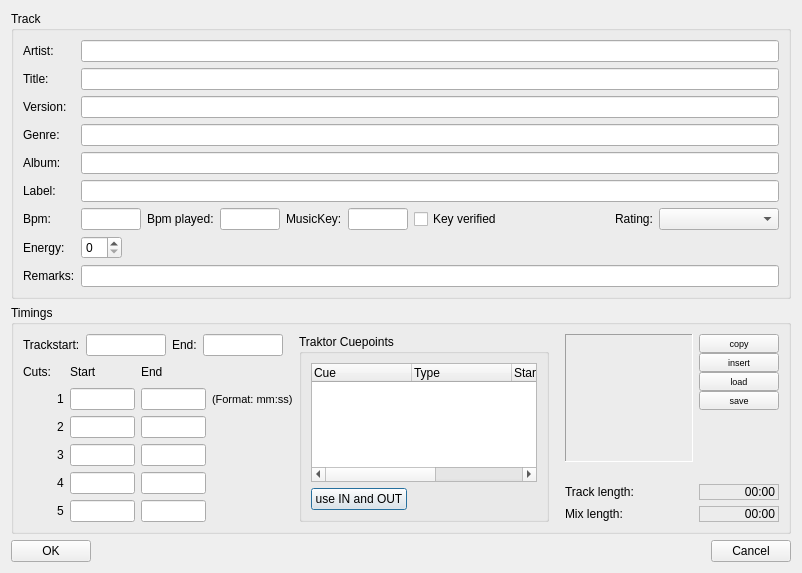
<?xml version="1.0" encoding="UTF-8"?>
<ui version="4.0">
 <class>playlistEditClass</class>
 <widget class="QDialog" name="playlistEditClass">
  <property name="geometry">
   <rect>
    <x>0</x>
    <y>0</y>
    <width>802</width>
    <height>556</height>
   </rect>
  </property>
  <property name="windowTitle">
   <string>Edit Playlist Track</string>
  </property>
  <property name="sizeGripEnabled">
   <bool>false</bool>
  </property>
  <layout class="QVBoxLayout" name="verticalLayout_4">
   <item>
    <widget class="QGroupBox" name="groupBox_2">
     <property name="title">
      <string>Track</string>
     </property>
     <layout class="QVBoxLayout" name="verticalLayout">
      <item>
       <layout class="QFormLayout" name="formLayout">
        <property name="fieldGrowthPolicy">
         <enum>QFormLayout::ExpandingFieldsGrow</enum>
        </property>
        <item row="0" column="0">
         <widget class="QLabel" name="label">
          <property name="text">
           <string>Artist:</string>
          </property>
         </widget>
        </item>
        <item row="0" column="1">
         <widget class="QLineEdit" name="artist"/>
        </item>
        <item row="1" column="0">
         <widget class="QLabel" name="label_2">
          <property name="text">
           <string>Title:</string>
          </property>
         </widget>
        </item>
        <item row="1" column="1">
         <widget class="QLineEdit" name="title"/>
        </item>
        <item row="2" column="0">
         <widget class="QLabel" name="label_3">
          <property name="text">
           <string>Version:</string>
          </property>
         </widget>
        </item>
        <item row="2" column="1">
         <widget class="QLineEdit" name="version"/>
        </item>
        <item row="3" column="0">
         <widget class="QLabel" name="label_4">
          <property name="text">
           <string>Genre:</string>
          </property>
         </widget>
        </item>
        <item row="3" column="1">
         <widget class="QLineEdit" name="genre"/>
        </item>
        <item row="4" column="0">
         <widget class="QLabel" name="label_5">
          <property name="text">
           <string>Album:</string>
          </property>
         </widget>
        </item>
        <item row="4" column="1">
         <widget class="QLineEdit" name="album"/>
        </item>
        <item row="5" column="0">
         <widget class="QLabel" name="label_6">
          <property name="text">
           <string>Label:</string>
          </property>
         </widget>
        </item>
        <item row="5" column="1">
         <widget class="QLineEdit" name="labelName"/>
        </item>
        <item row="6" column="0">
         <widget class="QLabel" name="label_7">
          <property name="text">
           <string>Bpm:</string>
          </property>
         </widget>
        </item>
        <item row="6" column="1">
         <layout class="QHBoxLayout" name="horizontalLayout">
          <item>
           <widget class="QLineEdit" name="bpm">
            <property name="maximumSize">
             <size>
              <width>60</width>
              <height>16777215</height>
             </size>
            </property>
           </widget>
          </item>
          <item>
           <widget class="QLabel" name="label_24">
            <property name="text">
             <string>Bpm played:</string>
            </property>
           </widget>
          </item>
          <item>
           <widget class="QLineEdit" name="bpmPlayed">
            <property name="maximumSize">
             <size>
              <width>60</width>
              <height>16777215</height>
             </size>
            </property>
           </widget>
          </item>
          <item>
           <widget class="QLabel" name="label_8">
            <property name="text">
             <string>MusicKey:</string>
            </property>
           </widget>
          </item>
          <item>
           <widget class="QLineEdit" name="musicKey">
            <property name="maximumSize">
             <size>
              <width>60</width>
              <height>16777215</height>
             </size>
            </property>
           </widget>
          </item>
          <item>
           <widget class="QCheckBox" name="keyVerified">
            <property name="text">
             <string>Key verified</string>
            </property>
           </widget>
          </item>
          <item>
           <spacer name="horizontalSpacer">
            <property name="orientation">
             <enum>Qt::Horizontal</enum>
            </property>
            <property name="sizeHint" stdset="0">
             <size>
              <width>40</width>
              <height>20</height>
             </size>
            </property>
           </spacer>
          </item>
          <item>
           <widget class="QLabel" name="label_10">
            <property name="text">
             <string>Rating:</string>
            </property>
           </widget>
          </item>
          <item>
           <widget class="QComboBox" name="rating">
            <property name="sizePolicy">
             <sizepolicy hsizetype="Expanding" vsizetype="Maximum">
              <horstretch>0</horstretch>
              <verstretch>0</verstretch>
             </sizepolicy>
            </property>
            <property name="minimumSize">
             <size>
              <width>120</width>
              <height>0</height>
             </size>
            </property>
            <property name="iconSize">
             <size>
              <width>96</width>
              <height>16</height>
             </size>
            </property>
            <item>
             <property name="text">
              <string/>
             </property>
             <property name="icon">
              <iconset resource="../../resources.qrc">
               <normaloff>:/bewertung/resources/sterne-unbewertet.png</normaloff>:/bewertung/resources/sterne-unbewertet.png</iconset>
             </property>
            </item>
            <item>
             <property name="text">
              <string/>
             </property>
             <property name="icon">
              <iconset resource="../../resources.qrc">
               <normaloff>:/bewertung/resources/sterne1.png</normaloff>:/bewertung/resources/sterne1.png</iconset>
             </property>
            </item>
            <item>
             <property name="text">
              <string/>
             </property>
             <property name="icon">
              <iconset resource="../../resources.qrc">
               <normaloff>:/bewertung/resources/sterne2.png</normaloff>:/bewertung/resources/sterne2.png</iconset>
             </property>
            </item>
            <item>
             <property name="text">
              <string/>
             </property>
             <property name="icon">
              <iconset resource="../../resources.qrc">
               <normaloff>:/bewertung/resources/sterne3.png</normaloff>:/bewertung/resources/sterne3.png</iconset>
             </property>
            </item>
            <item>
             <property name="text">
              <string/>
             </property>
             <property name="icon">
              <iconset resource="../../resources.qrc">
               <normaloff>:/bewertung/resources/sterne4.png</normaloff>:/bewertung/resources/sterne4.png</iconset>
             </property>
            </item>
            <item>
             <property name="text">
              <string/>
             </property>
             <property name="icon">
              <iconset resource="../../resources.qrc">
               <normaloff>:/bewertung/resources/sterne5.png</normaloff>:/bewertung/resources/sterne5.png</iconset>
             </property>
            </item>
            <item>
             <property name="text">
              <string/>
             </property>
             <property name="icon">
              <iconset resource="../../resources.qrc">
               <normaloff>:/bewertung/resources/sterne6.png</normaloff>:/bewertung/resources/sterne6.png</iconset>
             </property>
            </item>
           </widget>
          </item>
         </layout>
        </item>
        <item row="8" column="0">
         <widget class="QLabel" name="label_17">
          <property name="text">
           <string>Remarks:</string>
          </property>
         </widget>
        </item>
        <item row="8" column="1">
         <widget class="QLineEdit" name="remarks"/>
        </item>
        <item row="7" column="0">
         <widget class="QLabel" name="label_25">
          <property name="text">
           <string>Energy:</string>
          </property>
         </widget>
        </item>
        <item row="7" column="1">
         <layout class="QHBoxLayout" name="horizontalLayout_7">
          <property name="rightMargin">
           <number>0</number>
          </property>
          <item>
           <widget class="QSpinBox" name="energyLevel">
            <property name="maximum">
             <number>10</number>
            </property>
           </widget>
          </item>
         </layout>
        </item>
       </layout>
      </item>
     </layout>
    </widget>
   </item>
   <item>
    <widget class="QGroupBox" name="groupBox">
     <property name="title">
      <string>Timings</string>
     </property>
     <layout class="QHBoxLayout" name="horizontalLayout_2">
      <item>
       <layout class="QVBoxLayout" name="verticalLayout_3">
        <item>
         <layout class="QHBoxLayout" name="horizontalLayout_3">
          <item>
           <widget class="QLabel" name="label_9">
            <property name="text">
             <string>Trackstart:</string>
            </property>
           </widget>
          </item>
          <item>
           <widget class="QLineEdit" name="trackStart">
            <property name="maximumSize">
             <size>
              <width>80</width>
              <height>16777215</height>
             </size>
            </property>
            <property name="alignment">
             <set>Qt::AlignRight|Qt::AlignTrailing|Qt::AlignVCenter</set>
            </property>
           </widget>
          </item>
          <item>
           <widget class="QLabel" name="label_11">
            <property name="text">
             <string>End:</string>
            </property>
           </widget>
          </item>
          <item>
           <widget class="QLineEdit" name="trackEnd">
            <property name="maximumSize">
             <size>
              <width>80</width>
              <height>16777215</height>
             </size>
            </property>
            <property name="alignment">
             <set>Qt::AlignRight|Qt::AlignTrailing|Qt::AlignVCenter</set>
            </property>
           </widget>
          </item>
          <item>
           <spacer name="horizontalSpacer_3">
            <property name="orientation">
             <enum>Qt::Horizontal</enum>
            </property>
            <property name="sizeHint" stdset="0">
             <size>
              <width>10</width>
              <height>20</height>
             </size>
            </property>
           </spacer>
          </item>
         </layout>
        </item>
        <item>
         <layout class="QGridLayout" name="gridLayout">
          <item row="3" column="2">
           <widget class="QLabel" name="label_19">
            <property name="text">
             <string>2</string>
            </property>
           </widget>
          </item>
          <item row="4" column="2">
           <widget class="QLabel" name="label_20">
            <property name="text">
             <string>3</string>
            </property>
           </widget>
          </item>
          <item row="6" column="2">
           <widget class="QLabel" name="label_13">
            <property name="text">
             <string>5</string>
            </property>
           </widget>
          </item>
          <item row="5" column="2">
           <widget class="QLabel" name="label_12">
            <property name="text">
             <string>4</string>
            </property>
           </widget>
          </item>
          <item row="3" column="3">
           <widget class="QLineEdit" name="cutStart1">
            <property name="maximumSize">
             <size>
              <width>80</width>
              <height>16777215</height>
             </size>
            </property>
            <property name="alignment">
             <set>Qt::AlignRight|Qt::AlignTrailing|Qt::AlignVCenter</set>
            </property>
           </widget>
          </item>
          <item row="5" column="3">
           <widget class="QLineEdit" name="cutStart3">
            <property name="maximumSize">
             <size>
              <width>80</width>
              <height>16777215</height>
             </size>
            </property>
            <property name="alignment">
             <set>Qt::AlignRight|Qt::AlignTrailing|Qt::AlignVCenter</set>
            </property>
           </widget>
          </item>
          <item row="4" column="3">
           <widget class="QLineEdit" name="cutStart2">
            <property name="maximumSize">
             <size>
              <width>80</width>
              <height>16777215</height>
             </size>
            </property>
            <property name="alignment">
             <set>Qt::AlignRight|Qt::AlignTrailing|Qt::AlignVCenter</set>
            </property>
           </widget>
          </item>
          <item row="6" column="3">
           <widget class="QLineEdit" name="cutStart4">
            <property name="maximumSize">
             <size>
              <width>80</width>
              <height>16777215</height>
             </size>
            </property>
            <property name="alignment">
             <set>Qt::AlignRight|Qt::AlignTrailing|Qt::AlignVCenter</set>
            </property>
           </widget>
          </item>
          <item row="4" column="4">
           <widget class="QLineEdit" name="cutEnd2">
            <property name="maximumSize">
             <size>
              <width>80</width>
              <height>16777215</height>
             </size>
            </property>
            <property name="alignment">
             <set>Qt::AlignRight|Qt::AlignTrailing|Qt::AlignVCenter</set>
            </property>
           </widget>
          </item>
          <item row="3" column="4">
           <widget class="QLineEdit" name="cutEnd1">
            <property name="maximumSize">
             <size>
              <width>80</width>
              <height>16777215</height>
             </size>
            </property>
            <property name="alignment">
             <set>Qt::AlignRight|Qt::AlignTrailing|Qt::AlignVCenter</set>
            </property>
           </widget>
          </item>
          <item row="5" column="4">
           <widget class="QLineEdit" name="cutEnd3">
            <property name="maximumSize">
             <size>
              <width>80</width>
              <height>16777215</height>
             </size>
            </property>
            <property name="alignment">
             <set>Qt::AlignRight|Qt::AlignTrailing|Qt::AlignVCenter</set>
            </property>
           </widget>
          </item>
          <item row="6" column="4">
           <widget class="QLineEdit" name="cutEnd4">
            <property name="maximumSize">
             <size>
              <width>80</width>
              <height>16777215</height>
             </size>
            </property>
            <property name="alignment">
             <set>Qt::AlignRight|Qt::AlignTrailing|Qt::AlignVCenter</set>
            </property>
           </widget>
          </item>
          <item row="0" column="1">
           <widget class="QLabel" name="label_15">
            <property name="text">
             <string>Cuts:</string>
            </property>
           </widget>
          </item>
          <item row="0" column="3">
           <widget class="QLabel" name="label_21">
            <property name="text">
             <string>Start</string>
            </property>
           </widget>
          </item>
          <item row="0" column="4">
           <widget class="QLabel" name="label_22">
            <property name="text">
             <string>End</string>
            </property>
           </widget>
          </item>
          <item row="1" column="3">
           <widget class="QLineEdit" name="cutStart0">
            <property name="maximumSize">
             <size>
              <width>80</width>
              <height>16777215</height>
             </size>
            </property>
            <property name="alignment">
             <set>Qt::AlignRight|Qt::AlignTrailing|Qt::AlignVCenter</set>
            </property>
           </widget>
          </item>
          <item row="1" column="4">
           <widget class="QLineEdit" name="cutEnd0">
            <property name="maximumSize">
             <size>
              <width>80</width>
              <height>16777215</height>
             </size>
            </property>
            <property name="alignment">
             <set>Qt::AlignRight|Qt::AlignTrailing|Qt::AlignVCenter</set>
            </property>
           </widget>
          </item>
          <item row="1" column="2">
           <widget class="QLabel" name="label_18">
            <property name="text">
             <string>1</string>
            </property>
           </widget>
          </item>
          <item row="0" column="5">
           <spacer name="horizontalSpacer_2">
            <property name="orientation">
             <enum>Qt::Horizontal</enum>
            </property>
            <property name="sizeHint" stdset="0">
             <size>
              <width>40</width>
              <height>20</height>
             </size>
            </property>
           </spacer>
          </item>
          <item row="1" column="5">
           <widget class="QLabel" name="label_16">
            <property name="font">
             <font>
              <pointsize>8</pointsize>
             </font>
            </property>
            <property name="text">
             <string>(Format: mm:ss)</string>
            </property>
           </widget>
          </item>
         </layout>
        </item>
       </layout>
      </item>
      <item>
       <widget class="QGroupBox" name="traktorCuesGroupBox">
        <property name="title">
         <string>Traktor Cuepoints</string>
        </property>
        <layout class="QVBoxLayout" name="verticalLayout_5">
         <item>
          <widget class="QTreeWidget" name="traktorCues">
           <property name="alternatingRowColors">
            <bool>true</bool>
           </property>
           <property name="selectionMode">
            <enum>QAbstractItemView::SingleSelection</enum>
           </property>
           <property name="rootIsDecorated">
            <bool>false</bool>
           </property>
           <property name="itemsExpandable">
            <bool>false</bool>
           </property>
           <property name="expandsOnDoubleClick">
            <bool>false</bool>
           </property>
           <column>
            <property name="text">
             <string>Cue</string>
            </property>
           </column>
           <column>
            <property name="text">
             <string>Type</string>
            </property>
           </column>
           <column>
            <property name="text">
             <string>Start</string>
            </property>
           </column>
           <column>
            <property name="text">
             <string>Name</string>
            </property>
           </column>
          </widget>
         </item>
         <item>
          <layout class="QHBoxLayout" name="horizontalLayout_5">
           <property name="topMargin">
            <number>0</number>
           </property>
           <item>
            <widget class="QPushButton" name="traktorUseInOutButton">
             <property name="text">
              <string>use IN and OUT</string>
             </property>
            </widget>
           </item>
           <item>
            <spacer name="horizontalSpacer_5">
             <property name="orientation">
              <enum>Qt::Horizontal</enum>
             </property>
             <property name="sizeHint" stdset="0">
              <size>
               <width>40</width>
               <height>20</height>
              </size>
             </property>
            </spacer>
           </item>
          </layout>
         </item>
        </layout>
       </widget>
      </item>
      <item>
       <spacer name="horizontalSpacer_6">
        <property name="orientation">
         <enum>Qt::Horizontal</enum>
        </property>
        <property name="sizeHint" stdset="0">
         <size>
          <width>40</width>
          <height>20</height>
         </size>
        </property>
       </spacer>
      </item>
      <item>
       <layout class="QVBoxLayout" name="verticalLayout_2">
        <item>
         <layout class="QHBoxLayout" name="horizontalLayout_6">
          <property name="topMargin">
           <number>0</number>
          </property>
          <item>
           <widget class="QLabel" name="cover">
            <property name="minimumSize">
             <size>
              <width>128</width>
              <height>128</height>
             </size>
            </property>
            <property name="maximumSize">
             <size>
              <width>128</width>
              <height>128</height>
             </size>
            </property>
            <property name="acceptDrops">
             <bool>true</bool>
            </property>
            <property name="frameShape">
             <enum>QFrame::Panel</enum>
            </property>
            <property name="frameShadow">
             <enum>QFrame::Sunken</enum>
            </property>
            <property name="text">
             <string/>
            </property>
            <property name="scaledContents">
             <bool>true</bool>
            </property>
            <property name="alignment">
             <set>Qt::AlignCenter</set>
            </property>
            <property name="margin">
             <number>0</number>
            </property>
           </widget>
          </item>
          <item>
           <layout class="QVBoxLayout" name="verticalLayout_6">
            <property name="spacing">
             <number>0</number>
            </property>
            <property name="leftMargin">
             <number>0</number>
            </property>
            <property name="topMargin">
             <number>0</number>
            </property>
            <item>
             <widget class="QPushButton" name="coverCopyButton">
              <property name="maximumSize">
               <size>
                <width>16777215</width>
                <height>20</height>
               </size>
              </property>
              <property name="font">
               <font>
                <pointsize>7</pointsize>
               </font>
              </property>
              <property name="text">
               <string>copy</string>
              </property>
              <property name="icon">
               <iconset resource="../../resources.qrc">
                <normaloff>:/icons/resources/edit-copy.png</normaloff>:/icons/resources/edit-copy.png</iconset>
              </property>
              <property name="iconSize">
               <size>
                <width>16</width>
                <height>16</height>
               </size>
              </property>
              <property name="flat">
               <bool>false</bool>
              </property>
             </widget>
            </item>
            <item>
             <widget class="QPushButton" name="coverInsertButton">
              <property name="maximumSize">
               <size>
                <width>16777215</width>
                <height>20</height>
               </size>
              </property>
              <property name="font">
               <font>
                <pointsize>7</pointsize>
               </font>
              </property>
              <property name="text">
               <string>insert</string>
              </property>
              <property name="icon">
               <iconset resource="../../resources.qrc">
                <normaloff>:/icons/resources/edit-paste.png</normaloff>:/icons/resources/edit-paste.png</iconset>
              </property>
              <property name="iconSize">
               <size>
                <width>16</width>
                <height>16</height>
               </size>
              </property>
              <property name="flat">
               <bool>false</bool>
              </property>
             </widget>
            </item>
            <item>
             <widget class="QPushButton" name="coverLoadButton">
              <property name="enabled">
               <bool>true</bool>
              </property>
              <property name="maximumSize">
               <size>
                <width>16777215</width>
                <height>20</height>
               </size>
              </property>
              <property name="font">
               <font>
                <pointsize>7</pointsize>
               </font>
              </property>
              <property name="text">
               <string>load</string>
              </property>
              <property name="icon">
               <iconset resource="../../resources.qrc">
                <normaloff>:/icons/resources/fileopen.png</normaloff>:/icons/resources/fileopen.png</iconset>
              </property>
              <property name="iconSize">
               <size>
                <width>16</width>
                <height>16</height>
               </size>
              </property>
              <property name="flat">
               <bool>false</bool>
              </property>
             </widget>
            </item>
            <item>
             <widget class="QPushButton" name="coverSaveButton">
              <property name="enabled">
               <bool>true</bool>
              </property>
              <property name="maximumSize">
               <size>
                <width>16777215</width>
                <height>20</height>
               </size>
              </property>
              <property name="font">
               <font>
                <pointsize>7</pointsize>
               </font>
              </property>
              <property name="text">
               <string>save</string>
              </property>
              <property name="icon">
               <iconset resource="../../resources.qrc">
                <normaloff>:/icons/resources/filesave.png</normaloff>:/icons/resources/filesave.png</iconset>
              </property>
              <property name="iconSize">
               <size>
                <width>16</width>
                <height>16</height>
               </size>
              </property>
              <property name="flat">
               <bool>false</bool>
              </property>
             </widget>
            </item>
            <item>
             <spacer name="verticalSpacer_3">
              <property name="orientation">
               <enum>Qt::Vertical</enum>
              </property>
              <property name="sizeHint" stdset="0">
               <size>
                <width>20</width>
                <height>0</height>
               </size>
              </property>
             </spacer>
            </item>
           </layout>
          </item>
         </layout>
        </item>
        <item>
         <spacer name="verticalSpacer_2">
          <property name="orientation">
           <enum>Qt::Vertical</enum>
          </property>
          <property name="sizeHint" stdset="0">
           <size>
            <width>20</width>
            <height>40</height>
           </size>
          </property>
         </spacer>
        </item>
        <item>
         <spacer name="verticalSpacer_4">
          <property name="orientation">
           <enum>Qt::Vertical</enum>
          </property>
          <property name="sizeHint" stdset="0">
           <size>
            <width>20</width>
            <height>40</height>
           </size>
          </property>
         </spacer>
        </item>
        <item>
         <layout class="QGridLayout" name="gridLayout_2">
          <property name="topMargin">
           <number>9</number>
          </property>
          <item row="1" column="0">
           <widget class="QLabel" name="label_14">
            <property name="frameShape">
             <enum>QFrame::NoFrame</enum>
            </property>
            <property name="frameShadow">
             <enum>QFrame::Sunken</enum>
            </property>
            <property name="text">
             <string>Mix length:</string>
            </property>
           </widget>
          </item>
          <item row="1" column="1">
           <widget class="QLabel" name="mixLength">
            <property name="minimumSize">
             <size>
              <width>80</width>
              <height>0</height>
             </size>
            </property>
            <property name="maximumSize">
             <size>
              <width>80</width>
              <height>16777215</height>
             </size>
            </property>
            <property name="layoutDirection">
             <enum>Qt::LeftToRight</enum>
            </property>
            <property name="frameShape">
             <enum>QFrame::StyledPanel</enum>
            </property>
            <property name="frameShadow">
             <enum>QFrame::Sunken</enum>
            </property>
            <property name="text">
             <string>00:00</string>
            </property>
            <property name="alignment">
             <set>Qt::AlignRight|Qt::AlignTrailing|Qt::AlignVCenter</set>
            </property>
           </widget>
          </item>
          <item row="0" column="0">
           <widget class="QLabel" name="label_23">
            <property name="frameShape">
             <enum>QFrame::NoFrame</enum>
            </property>
            <property name="frameShadow">
             <enum>QFrame::Sunken</enum>
            </property>
            <property name="text">
             <string>Track length:</string>
            </property>
           </widget>
          </item>
          <item row="0" column="1">
           <widget class="QLabel" name="trackLength">
            <property name="minimumSize">
             <size>
              <width>80</width>
              <height>0</height>
             </size>
            </property>
            <property name="maximumSize">
             <size>
              <width>80</width>
              <height>16777215</height>
             </size>
            </property>
            <property name="layoutDirection">
             <enum>Qt::LeftToRight</enum>
            </property>
            <property name="frameShape">
             <enum>QFrame::StyledPanel</enum>
            </property>
            <property name="frameShadow">
             <enum>QFrame::Sunken</enum>
            </property>
            <property name="text">
             <string>00:00</string>
            </property>
            <property name="alignment">
             <set>Qt::AlignRight|Qt::AlignTrailing|Qt::AlignVCenter</set>
            </property>
           </widget>
          </item>
         </layout>
        </item>
       </layout>
      </item>
     </layout>
    </widget>
   </item>
   <item>
    <spacer name="verticalSpacer">
     <property name="orientation">
      <enum>Qt::Vertical</enum>
     </property>
     <property name="sizeHint" stdset="0">
      <size>
       <width>20</width>
       <height>40</height>
      </size>
     </property>
    </spacer>
   </item>
   <item>
    <layout class="QHBoxLayout" name="horizontalLayout_4">
     <item>
      <widget class="QPushButton" name="okButton">
       <property name="text">
        <string>OK</string>
       </property>
       <property name="icon">
        <iconset resource="../../resources.qrc">
         <normaloff>:/icons/resources/button_ok.png</normaloff>:/icons/resources/button_ok.png</iconset>
       </property>
      </widget>
     </item>
     <item>
      <spacer name="horizontalSpacer_4">
       <property name="orientation">
        <enum>Qt::Horizontal</enum>
       </property>
       <property name="sizeHint" stdset="0">
        <size>
         <width>40</width>
         <height>20</height>
        </size>
       </property>
      </spacer>
     </item>
     <item>
      <widget class="QPushButton" name="cancelButton">
       <property name="text">
        <string>Cancel</string>
       </property>
       <property name="icon">
        <iconset resource="../../resources.qrc">
         <normaloff>:/icons/resources/cancel.png</normaloff>:/icons/resources/cancel.png</iconset>
       </property>
      </widget>
     </item>
    </layout>
   </item>
  </layout>
 </widget>
 <tabstops>
  <tabstop>artist</tabstop>
  <tabstop>title</tabstop>
  <tabstop>version</tabstop>
  <tabstop>genre</tabstop>
  <tabstop>album</tabstop>
  <tabstop>labelName</tabstop>
  <tabstop>bpm</tabstop>
  <tabstop>bpmPlayed</tabstop>
  <tabstop>musicKey</tabstop>
  <tabstop>keyVerified</tabstop>
  <tabstop>rating</tabstop>
  <tabstop>energyLevel</tabstop>
  <tabstop>remarks</tabstop>
  <tabstop>trackStart</tabstop>
  <tabstop>trackEnd</tabstop>
  <tabstop>cutStart0</tabstop>
  <tabstop>cutEnd0</tabstop>
  <tabstop>cutStart1</tabstop>
  <tabstop>cutEnd1</tabstop>
  <tabstop>cutStart2</tabstop>
  <tabstop>cutEnd2</tabstop>
  <tabstop>cutStart3</tabstop>
  <tabstop>cutEnd3</tabstop>
  <tabstop>cutStart4</tabstop>
  <tabstop>cutEnd4</tabstop>
  <tabstop>traktorCues</tabstop>
  <tabstop>traktorUseInOutButton</tabstop>
  <tabstop>coverCopyButton</tabstop>
  <tabstop>coverInsertButton</tabstop>
  <tabstop>coverLoadButton</tabstop>
  <tabstop>coverSaveButton</tabstop>
  <tabstop>okButton</tabstop>
  <tabstop>cancelButton</tabstop>
 </tabstops>
 <resources>
  <include location="../../resources.qrc"/>
 </resources>
 <connections/>
</ui>
